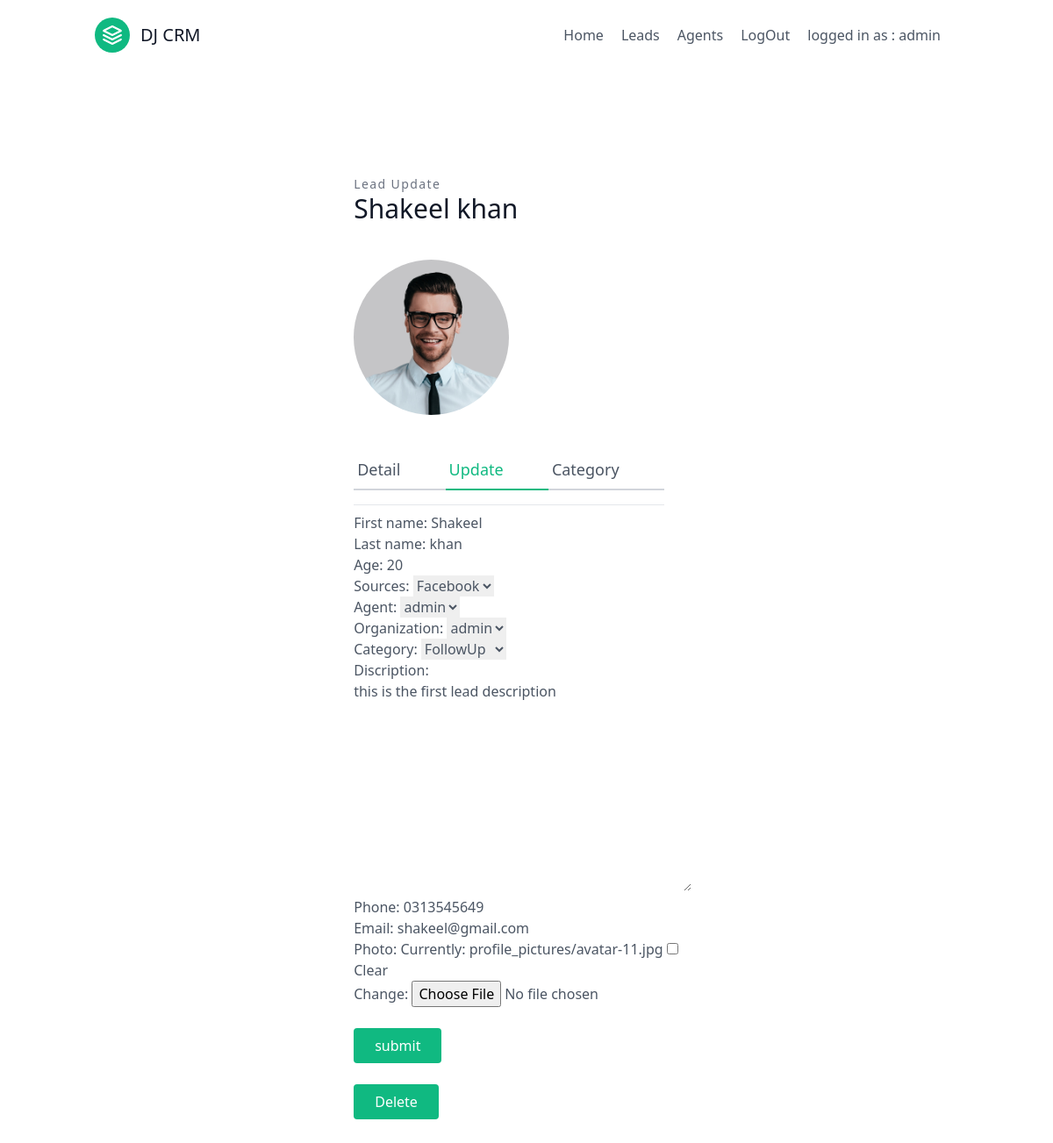
Screenshot of /leads/lead_update/1/ (signed in) with the database file from the repository.
### leads/models.py (models this page shows, shortened)
class User(AbstractUser):
    is_orgnaizer = models.BooleanField(default=False , null=True )
    is_agent = models.BooleanField(default=False , null=True )

class Lead(models.Model):
    SOURCE_CHOICES = (
        ('Facebook','Facebook'),
        ('Google','Google'),
        ('Youtube','Youtube'),
        ('Twitter','Twitter'),
    )
    first_name = models.CharField(max_length=255)
    last_name = models.CharField(max_length=255)
    age = models.IntegerField()
    sources = models.CharField(choices=SOURCE_CHOICES,max_length=255)
    agent = models.ForeignKey ("Agent", null=True, blank=True, on_delete=models.SET_NULL)
    organization = models.ForeignKey ("UserProfile", null=True, blank=True, on_delete=models.SET_NULL)
    category = models.ForeignKey ("Category", related_name="leads" , null=True, blank=True, on_delete=models.SET_NULL)
    date = models.DateTimeField(auto_now_add=True)
    discription = models.TextField(max_length=255)
    phone = models.CharField(max_length=255)
    email = models.EmailField()
    photo = models.ImageField(upload_to='profile_pictures/',null=True, blank=True)

### leads/views.py (the view, shortened to what this page needs)
# urls.py: path('lead_update/<int:pk>/', views.LeadUpdateView.as_view() , name = 'lead_update'),
class LeadUpdateView(LoginRequiredMixin,UpdateView):
    template_name = 'leads/lead_update.html'
    form_class = LeadModelForm
    def get_queryset(self):
        user = self.request.user
        if user.is_orgnaizer:
            return Lead.objects.filter(organization=user.userprofile)

### leads/forms.py
class LeadModelForm(forms.ModelForm):
    class Meta:
        model = Lead
        fields = '__all__'

### leads/models.py (called while the page is built)
    def __str__(self):
        return f"{self.user.username} "

    def __str__(self):
        return f"{self.user.username} "

    def __str__(self):
        return f"{self.name}"

### leads/templates/leads/lead_update.html (shortened to what this page needs)
{% extends 'base.html' %}
{% load tailwind_filters %}
{% block content %}
<section class=" text-gray-600 body-font overflow-hidden">
    <div class="container px-5 py-24 mx-auto">
      <div class="lg:w-4/5 mx-auto flex flex-wrap">
        <div class="lg:w-1/2 mx-auto w-full lg:pr-10 lg:py-6 mb-6 lg:mb-0">
          <h2 class="text-sm title-font text-gray-500 tracking-widest">Lead Update </h2>
          <h1 class="text-gray-900 text-3xl title-font font-medium mb-4"> {{lead.first_name}} {{lead.last_name}}</h1>
          <img alt="ecommerce" class="lg:w-1/2 w-full lg:h-auto   object-cover object-center rounded-full mt-10 mb-10" src="{{lead.photo.url}}">
          <div class="flex mb-4">
            <a class="flex-grow border-b-2 border-gray-300 py-2 text-lg px-1" href="{% url 'lead_detail' lead.pk %}">Detail</a>
            <a class="flex-grow text-green-500 border-b-2 border-green-500 py-2 text-lg px-1" href="{% url 'lead_update' lead.pk %}">Update</a>
            <a class="flex-grow border-b-2 border-gray-300 py-2 text-lg px-1" href="{% url 'category_update' lead.pk %}">Category</a>
          </div>
          <div class="flex border-t border-gray-200 py-2">
            <form action="" method="POST" enctype="multipart/form-data">
              {{form|crispy}}
               <button type="submit" name="" class="flex mt-6 mr-auto text-white bg-green-500 border-0 py-2 px-6 focus:outline-none hover:bg-green-600 rounded">submit</button>
            </form>
          </div>
          <div class="flex">
            <button class=" mr-auto text-white bg-green-500 border-0 mt-4 py-2 px-6 focus:outline-none hover:bg-green-600 rounded"><a href="{% url 'lead_delete' lead.pk %}"> Delete</a></button>
          </div>
        </div>
      </div>
    </div>
  </section>
{% endblock %}

### templates/includes/navebar.html
<header class="text-gray-600 body-font">
    <div class="container mx-auto flex flex-wrap p-5 flex-col md:flex-row items-center">
      <a class="flex title-font font-medium items-center text-gray-900 mb-4 md:mb-0">
        <svg xmlns="http://www.w3.org/2000/svg" fill="none" stroke="currentColor" stroke-linecap="round" stroke-linejoin="round" stroke-width="2" class="w-10 h-10 text-white p-2 bg-green-500 rounded-full" viewBox="0 0 24 24">
          <path d="M12 2L2 7l10 5 10-5-10-5zM2 17l10 5 10-5M2 12l10 5 10-5"></path>
        </svg>
        <span class="ml-3 text-xl">DJ CRM</span>
      </a>
      <nav class="md:ml-auto flex flex-wrap items-center text-base justify-center">
        <a class="mr-5 hover:text-gray-900" href="{% url 'home'%}">Home</a>
        {% if request.user.is_authenticated  %}
        <a class="mr-5 hover:text-gray-900" href="{% url 'lead_list' %}">Leads</a>
        {% if request.user.is_orgnaizer %}
          <a class="mr-5 hover:text-gray-900" href="{% url 'agent_list'%}">Agents</a>
        {% endif %}
          <a class="mr-5 hover:text-gray-900" href = "{% url 'logout'%}">LogOut</a>
          <a class="mr-5 hover:text-gray-900">logged in as : {{request.user.username}}</a>
        {% else %}
          <a class="mr-5 hover:text-gray-900"  href = "{% url 'signup'%}">Signup</a>
          <a class="mr-5 hover:text-gray-900" href = "{% url 'login'%}" >Login</a>
        {% endif %}
      </nav>
    </div>
  </header>

### rows the page displays
User: user.username "admin"
Lead: first_name "Shakeel", last_name "khan", photo (picture), age "20", sources "Facebook", agent "admin", organization "admin", category "FollowUp", discription "this is the first lead description", phone "0313545649", email "shakeel@gmail.com"
